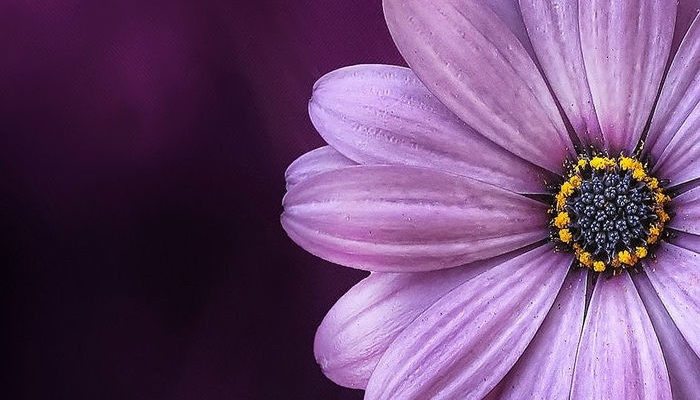
#> input picture P2/img_prova_VC.jpg, 700 x 400 px
$ jupyter execute VC_P2.ipynb   (older library calls are emulated)   (text cells are left out)
#> lines starting #> are read from the running program, lines starting #| are printed output that depends on the picture; after the words box and inside, x2 and y2 are one past the last pixel; in counts of white or black regions, pixels touching at a corner belong together
[cell 1]
import cv2
import numpy as np
import matplotlib.pyplot as plt

[cell 2]
#Lee imagen de archivo
img = cv2.imread('../P2/img_prova_VC.jpg')
#> img is the input picture: shape (400, 700, 3); mean B, G, R 113.6, 72.8, 107.9

gris = cv2.cvtColor(img, cv2.COLOR_BGR2GRAY)

#Obtiene contornos con el operador de Canny
canny = cv2.Canny(gris, 100, 200)
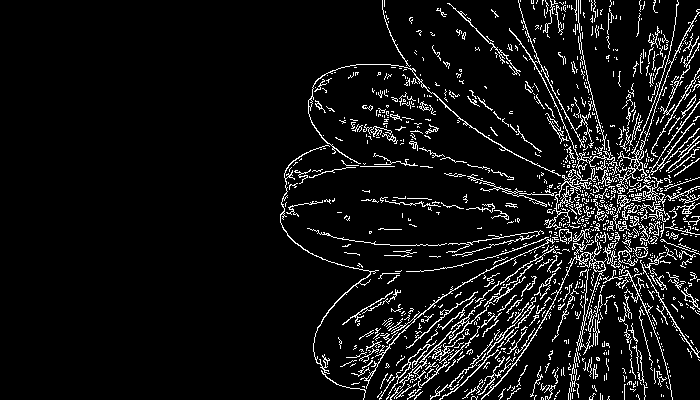
#> canny: shape (400, 700); 7.6% white in thin lines or dots, all inside (x1, y1, x2, y2) = (280, 0, 700, 400)

row_counts = cv2.reduce(canny, 1, cv2.REDUCE_SUM, dtype=cv2.CV_32SC1)
#> row_counts = 400 values, max 24990 at index 205, min 4845 at index 23, mean 13615.1

rows = row_counts[:,0] / (255 * canny.shape[1])
#> rows = 400 values, max 0.14 at index 205, min 0.0271 at index 23, mean 0.0763

#Muestra dicha cuenta gráficamente
plt.figure()
plt.subplot(1, 2, 1)
plt.axis("off")
plt.title("Canny")
plt.imshow(canny, cmap='gray')

plt.subplot(1, 2, 2)
plt.title("Respuesta de Canny")
plt.xlabel("Rows")
plt.ylabel("% píxeles")
plt.plot(rows)
#Rango en x definido por las columnas
plt.xlim([0, canny.shape[0]])
#> Out = (0, 400)
#> figure, not shown here; panel 2: curve peaks at x = 205, y = 0.14

[cell 3]
# Lee la imagen de archivo
img = cv2.imread('../P2/mandril.jpg')
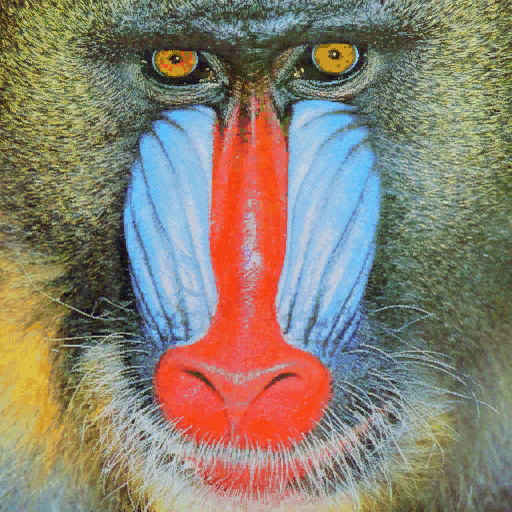
#> input picture P2/mandril.jpg, 512 x 512 px
#> img is the input picture: shape (512, 512, 3); mean B, G, R 112.9, 128.5, 137.5

# Conversión a escala de grises
gris = cv2.cvtColor(img, cv2.COLOR_BGR2GRAY)
#> gris: shape (512, 512)

# Aplica filtro Gaussiano para suavizar la imagen
ggris = cv2.GaussianBlur(gris, (3, 3), 0)

# Calcula los bordes con Sobel en X y en Y
sobelx = cv2.Sobel(ggris, cv2.CV_64F, 1, 0)  # Sobel en X
sobely = cv2.Sobel(ggris, cv2.CV_64F, 0, 1)  # Sobel en Y

# Combina los resultados de Sobel
sobel = cv2.add(sobelx, sobely)

# Convierte el resultado de Sobel a 8 bits para visualizar
sobel8 = cv2.convertScaleAbs(sobel)

# Aplica umbralizado sobre la imagen de Sobel
valorUmbral = 130  # Puedes ajustar este valor según necesites
_, sobelUmbralizado = cv2.threshold(sobel8, valorUmbral, 255, cv2.THRESH_BINARY)
#> sobelUmbralizado: shape (512, 512); 11.9% white in thin lines or dots

# Conteo de píxeles blancos (bordes detectados) por columnas y filas
col_counts = cv2.reduce(sobelUmbralizado, 0, cv2.REDUCE_SUM, dtype=cv2.CV_32SC1)
row_counts = cv2.reduce(sobelUmbralizado, 1, cv2.REDUCE_SUM, dtype=cv2.CV_32SC1)
#> row_counts = 512 values, max 41055 at index 82, min 1530 at index 497, mean 15538.6

# Normalización para obtener % de píxeles blancos
cols = col_counts[0] / (255 * sobelUmbralizado.shape[0])
#> cols = 512 values, max 0.35 at index 288, min 0.0195 at index 262, mean 0.119
rows = row_counts[:, 0] / (255 * sobelUmbralizado.shape[1])
#> rows = 512 values, max 0.314 at index 82, min 0.0117 at index 497, mean 0.119

# Encuentra el valor máximo en filas y columnas
max_col = np.max(cols)
#> max_col = 0.35
max_row = np.max(rows)
#> max_row = 0.314

# Encuentra las filas y columnas con más del 95% del valor máximo
filas_significativas = np.where(rows > 0.95 * max_row)[0]
#> filas_significativas = [3, 82, 83]
columnas_significativas = np.where(cols > 0.95 * max_col)[0]
#> columnas_significativas = [288]

# Visualiza los bordes y las filas y columnas destacadas
sobel_color = cv2.cvtColor(sobelUmbralizado, cv2.COLOR_GRAY2BGR)
#> sobel_color: shape (512, 512, 3); 11.9% white in thin lines or dots

# Dibuja líneas en las filas significativas
for fila in filas_significativas:
    cv2.line(sobel_color, (0, fila), (sobel_color.shape[1], fila), (0, 255, 0), 1)
#> this loop made 3 passes
#> fila on passes 1 to 3: 3, 82, 83
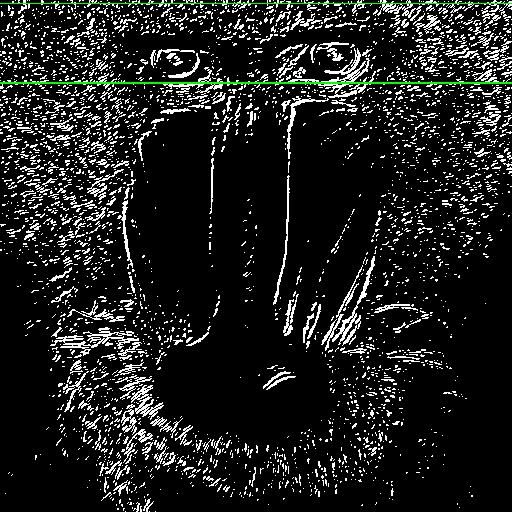
#> sobel_color: shape (512, 512, 3); mean B, G, R 29.9, 31.4, 29.9

# Dibuja líneas en las columnas significativas
for columna in columnas_significativas:
    cv2.line(sobel_color, (columna, 0), (columna, sobel_color.shape[0]), (0, 0, 255), 1)
#> this loop made 1 pass
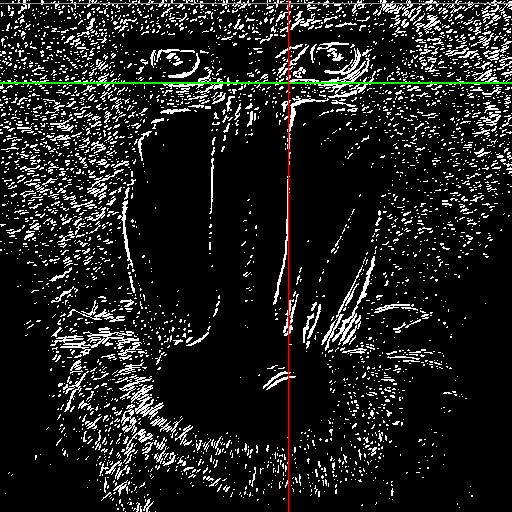
#> sobel_color: shape (512, 512, 3); 0.2% of pixels changed, all inside (x1, y1, x2, y2) = (288, 0, 289, 512)

# Visualiza los resultados de Sobel
plt.figure(figsize=(12, 6))
plt.subplot(1, 2, 1)
plt.axis("off")
plt.title("Sobel Umbralizado")
plt.imshow(sobelUmbralizado, cmap='gray')

plt.subplot(1, 2, 2)
plt.axis("off")
plt.title("Filas y Columnas destacadas")
plt.imshow(sobel_color)
plt.show()

# Detección de bordes con Canny
canny = cv2.Canny(gris, 100, 200)
#> canny: shape (512, 512); 21.2% white in thin lines or dots

# Conteo de píxeles blancos en Canny por filas y columnas
col_counts_canny = cv2.reduce(canny, 0, cv2.REDUCE_SUM, dtype=cv2.CV_32SC1)
row_counts_canny = cv2.reduce(canny, 1, cv2.REDUCE_SUM, dtype=cv2.CV_32SC1)
#> row_counts_canny = 512 values, max 56100 at index 12, min 4335 at index 507, mean 27646.1

# Normalización
cols_canny = col_counts_canny[0] / (255 * canny.shape[0])
#> cols_canny = 512 values, max 0.365 at index 104, min 0.0566 at index 261, mean 0.212
rows_canny = row_counts_canny[:, 0] / (255 * canny.shape[1])
#> rows_canny = 512 values, max 0.43 at index 12, min 0.0332 at index 507, mean 0.212

# Encuentra el valor máximo en filas y columnas para Canny
max_col_canny = np.max(cols_canny)
#> max_col_canny = 0.365
max_row_canny = np.max(rows_canny)
#> max_row_canny = 0.43

# Encuentra las filas y columnas con más del 95% del valor máximo para Canny
filas_significativas_canny = np.where(rows_canny > 0.95 * max_row_canny)[0]
#> filas_significativas_canny = [12, 100]
columnas_significativas_canny = np.where(cols_canny > 0.95 * max_col_canny)[0]
#> columnas_significativas_canny = [92, 99, 104, 115, 119, 383]

# Visualiza los bordes y las filas y columnas destacadas para Canny
canny_color = cv2.cvtColor(canny, cv2.COLOR_GRAY2BGR)
#> canny_color: shape (512, 512, 3); 21.2% white in thin lines or dots

# Dibuja líneas en las filas significativas de Canny
for fila in filas_significativas_canny:
    cv2.line(canny_color, (0, fila), (canny_color.shape[1], fila), (0, 255, 0), 1)
#> this loop made 2 passes
#> fila on passes 1 to 2: 12, 100
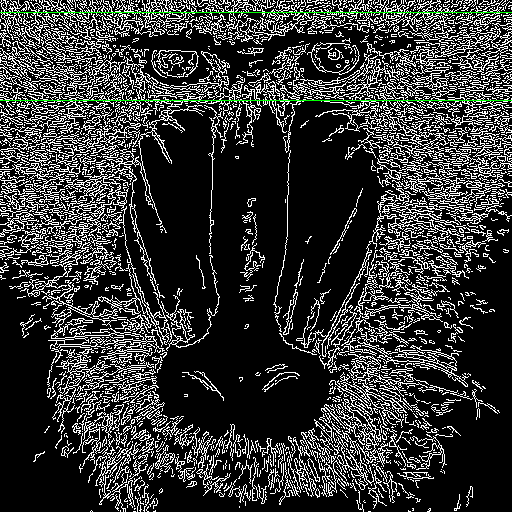
#> canny_color: shape (512, 512, 3); mean B, G, R 53.6, 54.6, 53.6

# Dibuja líneas en las columnas significativas de Canny
for columna in columnas_significativas_canny:
    cv2.line(canny_color, (columna, 0), (columna, canny_color.shape[0]), (0, 0, 255), 1)
#> this loop made 6 passes
#> columna on passes 1 to 6: 92, 99, 104, 115, 119, 383
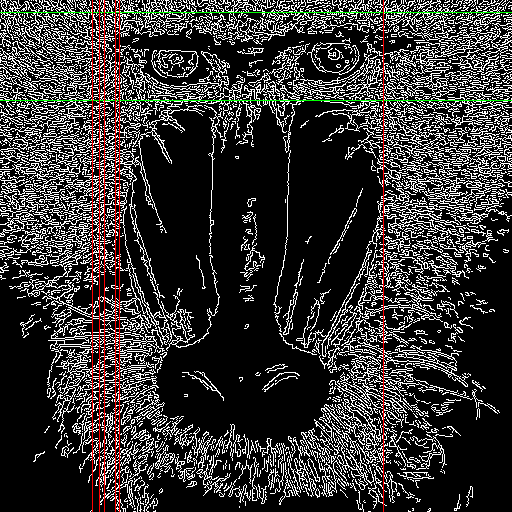
#> canny_color: shape (512, 512, 3); 1.17% of pixels changed, all inside (x1, y1, x2, y2) = (92, 0, 384, 512)

# Visualiza los resultados de Canny
plt.figure(figsize=(12, 6))
plt.subplot(1, 2, 1)
plt.axis("off")
plt.title("Canny Umbralizado")
plt.imshow(canny, cmap='gray')

plt.subplot(1, 2, 2)
plt.axis("off")
plt.title("Filas y Columnas destacadas en Canny")
plt.imshow(canny_color)
plt.show()
#> figure, not shown here; B, G, R data is drawn as R, G, B

# Graficar los histogramas de filas y columnas
plt.figure(figsize=(12, 10))

# Histogramas de Sobel
plt.subplot(2, 2, 1)
plt.title("Conteo por Filas (Sobel)")
plt.xlabel("Filas")
plt.ylabel("% de píxeles")
plt.plot(rows, color='blue')
plt.xlim([0, sobelUmbralizado.shape[0]])

plt.subplot(2, 2, 2)
plt.title("Conteo por Columnas (Sobel)")
plt.xlabel("Columnas")
plt.ylabel("% de píxeles")
plt.plot(cols, color='orange')
plt.xlim([0, sobelUmbralizado.shape[1]])

# Histogramas de Canny
plt.subplot(2, 2, 3)
plt.title("Conteo por Filas (Canny)")
plt.xlabel("Filas")
plt.ylabel("% de píxeles")
plt.plot(rows_canny, color='blue')
plt.xlim([0, canny.shape[0]])

plt.subplot(2, 2, 4)
plt.title("Conteo por Columnas (Canny)")
plt.xlabel("Columnas")
plt.ylabel("% de píxeles")
plt.plot(cols_canny, color='orange')
plt.xlim([0, canny.shape[1]])

plt.tight_layout()
plt.show()
#> figure, not shown here; panel 1: curve peaks at x = 82, y = 0.314; panel 2: curve peaks at x = 288, y = 0.35; panel 3: curve peaks at x = 12, y = 0.43; panel 4: curve peaks at x = 104, y = 0.365

[cell 4]
# Inizializza la cattura video dalla webcam
vid = cv2.VideoCapture(0)

# Inizializza il sottrattore di fondo
eliminadorFondo = cv2.createBackgroundSubtractorMOG2(history=500, varThreshold=16, detectShadows=True)
myBg = cv2.imread('../P2/img_prova_VC.jpg')

if myBg is None:
    print("Error: error loading image")
    vid.release()
    cv2.destroyAllWindows()

while True:

    ret, frame = vid.read()
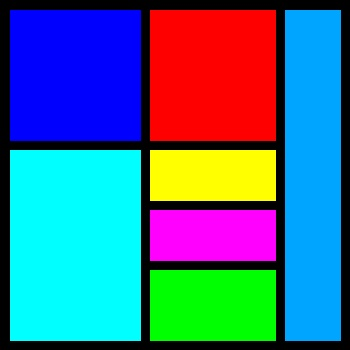
#> input picture P1/imagen.jpg, 350 x 350 px, given in place of the camera
#> frame is the input picture: shape (350, 350, 3); mean B, G, R 140.2, 109.4, 62

    if not ret:
        break

    #Eliminazione sfondo
    framem = cv2.flip(frame, 1) #capovolge immagine a specchio
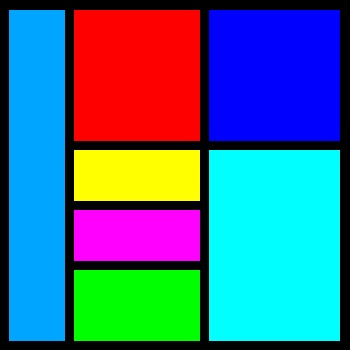
#> framem: shape (350, 350, 3); mean B, G, R 140.2, 109.4, 62
    objetos = eliminadorFondo.apply(framem)
#> objetos: shape (350, 350); values 127 (black) and 255 (white), 5% white; 560 white regions (537 under 20 px), largest, box (x1, y1, x2, y2) and area: (341, 157, 346, 338) 711, (3, 16, 6, 339) 641, (223, 343, 334, 350) 445

    #creo una maschera
    _, mask = cv2.threshold(objetos, 190, 255, cv2.THRESH_BINARY)
    maskRev = cv2.bitwise_not(mask) #immagine invertita

    #ridimensionamento immagine
    myBg = cv2.resize(myBg, (frame.shape[1], frame.shape[0]))

    #estraggo gli oggetti in primo piano
    foregr = cv2.bitwise_and(framem, framem, mask=mask)
#> foregr: shape (350, 350, 3); every value is 0

    #estraggo lo sfondo
    backgr = cv2.bitwise_and(myBg, myBg, mask=maskRev)

    result = cv2.add(foregr, backgr)


    # rilevazione dei bordi

    gray_frame = cv2.cvtColor(frame, cv2.COLOR_BGR2GRAY)
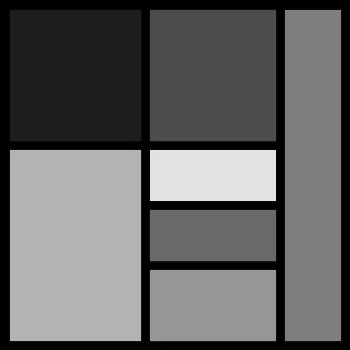
#> gray_frame: shape (350, 350); min 0, max 227, mean 98.8
    edges = cv2.Canny(gray_frame, 50, 100)  # Rilevazione dei bordi
#> edges: shape (350, 350); 2.9% white in thin lines or dots

    _, mask2 = cv2.threshold(edges, 1, 255, cv2.THRESH_BINARY)
    maskRev2 = cv2.bitwise_not(mask2)
#> maskRev2: shape (350, 350); 97.1% white; black in thin lines or dots
    foregr2 = cv2.bitwise_and(frame, frame, mask=mask2)
    backgr2 = cv2.bitwise_and(myBg, myBg, mask=maskRev2)
    result2 = cv2.add(foregr2, backgr2)
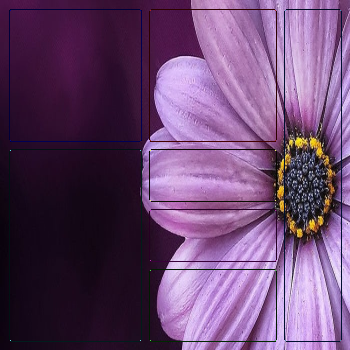
#> result2: shape (350, 350, 3); mean B, G, R 111, 70.8, 104.9


    cv2.imshow('Cámara web original', frame)
    cv2.imshow('Eliminador fondo', objetos)
    cv2.imshow('Fondo personalizado', result)
    cv2.imshow('Bordes', edges)
    cv2.imshow('Canny con fondo personalizado', result2)

    # Esci con il tasto ESC
    if cv2.waitKey(20) == 27:
#> (key Esc is pressed here)
        break

# Libero l'oggetto di cattura
vid.release()
# Distruggo tutte le finestre
cv2.destroyAllWindows()

[cell 5]
# Cargar el modelo pre-entrenado de detección de caras
face_cascade = cv2.CascadeClassifier(cv2.data.haarcascades + 'haarcascade_frontalface_default.xml')

# Inicializar la captura de vídeo
cap = cv2.VideoCapture(0)

while True:
    # Capturar un frame del vídeo
    ret, frame = cap.read()
    if not ret:
        break

    # Convertir a escala de grises
    gray = cv2.cvtColor(frame, cv2.COLOR_BGR2GRAY)

    # Detectar caras
    faces = face_cascade.detectMultiScale(gray, scaleFactor=1.1, minNeighbors=5)
#> faces = ()

    # Aplicar un efecto de pixelado en las caras detectadas
    for (x, y, w, h) in faces:
        # Extraer la región de interés
        face_roi = frame[y:y+h, x:x+w]

        # Aplicar un efecto de pixelado
        face_roi = cv2.resize(face_roi, (16, 16), interpolation=cv2.INTER_LINEAR)
        face_roi = cv2.resize(face_roi, (w, h), interpolation=cv2.INTER_NEAREST)

        # Sustituir la región original con la pixelada
        frame[y:y+h, x:x+w] = face_roi
#> this loop made 0 passes

    # Mostrar el resultado
    cv2.imshow('Video', frame)

    # Salir si se presiona 'ESC'
    if cv2.waitKey(20) == 27:
#> (key Esc is pressed here)
        break

# Liberar la captura y cerrar ventanas
cap.release()
cv2.destroyAllWindows()
